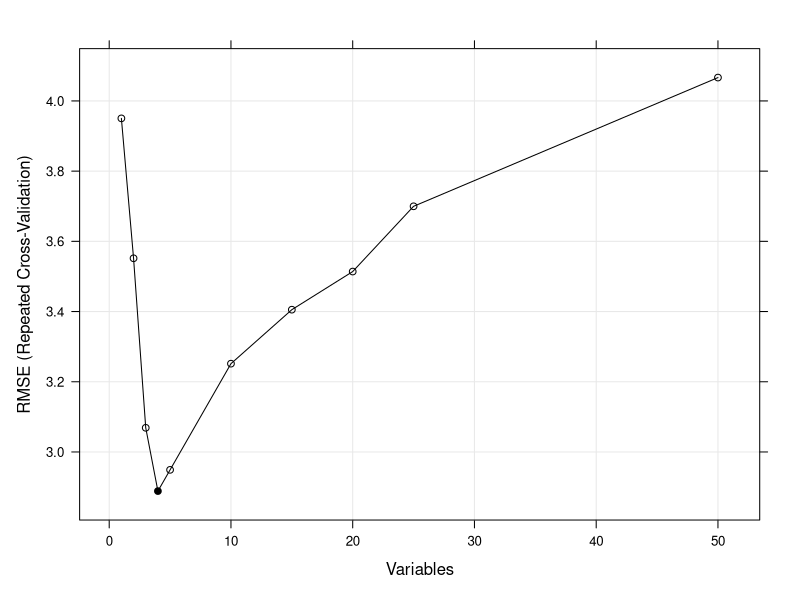
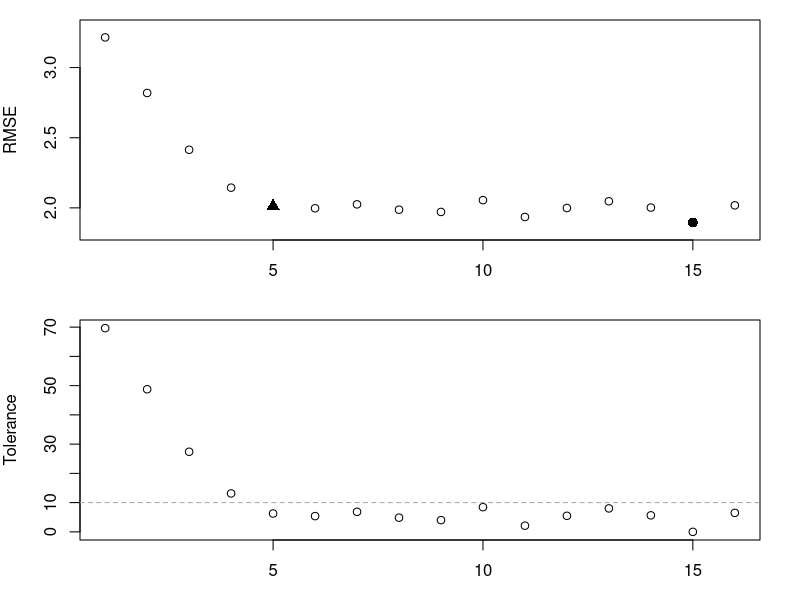

Write the R code that produced these figures, in order.
library(caret)
library(mlbench)
library(Hmisc)
library(randomForest)


n <- 100
p <- 40
sigma <- 1
set.seed(1)
sim <- mlbench.friedman1(n, sd = sigma)
colnames(sim$x) <- c(paste("real", 1:5, sep = ""),
                     paste("bogus", 1:5, sep = ""))
bogus <- matrix(rnorm(n * p), nrow = n)
colnames(bogus) <- paste("bogus", 5+(1:ncol(bogus)), sep = "")
x <- cbind(sim$x, bogus)
y <- sim$y


normalization <- preProcess(x)
x <- predict(normalization, x)
x <- as.data.frame(x)
subsets <- c(1:5, 10, 15, 20, 25)

set.seed(10)

ctrl <- rfeControl(functions = lmFuncs,
                   method = "repeatedcv",
                   repeats = 5,
                   verbose = FALSE)

lmProfile <- rfe(x, y,
                 sizes = subsets,
                 rfeControl = ctrl)

lmProfile

predictors(lmProfile)


head(lmProfile$resample)
trellis.par.set(caretTheme())
plot(lmProfile, type = c("g", "o"))


rfRFE <-  list(summary = defaultSummary,
               fit = function(x, y, first, last, ...){
                 library(randomForest)
                 randomForest(x, y, importance = first, ...)
               },
               pred = function(object, x)  predict(object, x),
               rank = function(object, x, y) {
                 vimp <- varImp(object)
                 vimp <- vimp[order(vimp$Overall,decreasing = TRUE),,drop = FALSE]
                 vimp$var <- rownames(vimp)
                 vimp
               },
               selectSize = pickSizeBest,
               selectVar = pickVars)


rfRFE$summary

rfRFE$pre
rfRFE$rank
example <- data.frame(RMSE = c(3.215, 2.819, 2.414, 2.144,
                               2.014, 1.997, 2.025, 1.987,
                               1.971, 2.055, 1.935, 1.999,
                               2.047, 2.002, 1.895, 2.018),
                      Variables = 1:16)

## Find the row with the absolute smallest RMSE
smallest <- pickSizeBest(example, metric = "RMSE", maximize = FALSE)
smallest
## Now one that is within 10% of the smallest
within10Pct <- pickSizeTolerance(example, metric = "RMSE", tol = 10, maximize = FALSE)
within10Pct


minRMSE <- min(example$RMSE)
example$Tolerance <- (example$RMSE - minRMSE)/minRMSE * 100

## Plot the profile and the subsets selected using the 
## two different criteria

par(mfrow = c(2, 1), mar = c(3, 4, 1, 2))

plot(example$Variables[-c(smallest, within10Pct)],
     example$RMSE[-c(smallest, within10Pct)],
     ylim = extendrange(example$RMSE),
     ylab = "RMSE", xlab = "Variables")

points(example$Variables[smallest],
       example$RMSE[smallest], pch = 16, cex= 1.3)

points(example$Variables[within10Pct],
       example$RMSE[within10Pct], pch = 17, cex= 1.3)

with(example, plot(Variables, Tolerance))
abline(h = 10, lty = 2, col = "darkgrey")
